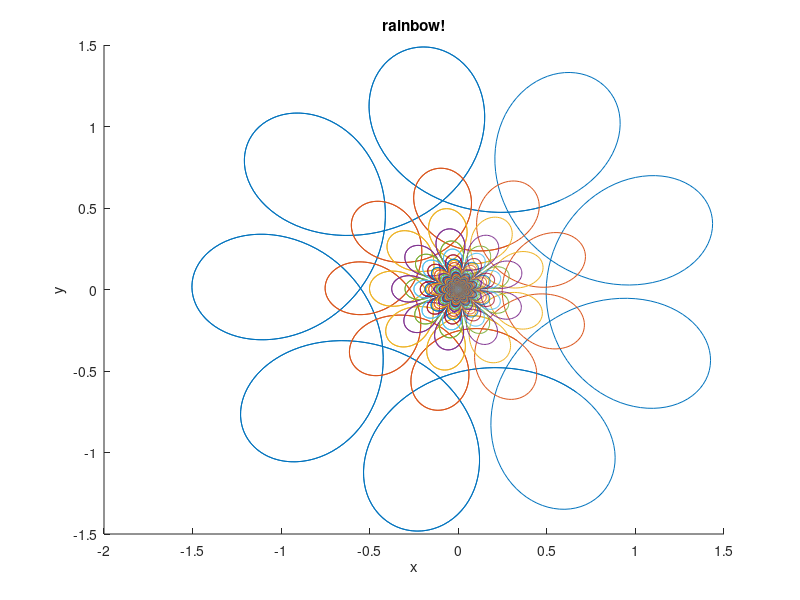

Write MATLAB code to recreate this figure.
a = 1 / 2;
b = 1 / 16;
m = 8;
n = 8;

s = 1000;

k = linspace(1, s, s);

t = linspace(-5, 5, s);


x = cos(t) - a .* cos(m * t) + b .* sin(n * t);
y = sin(t) + a .* sin(m * t) + b .* cos(n * t);
 
hold on;
title("rainbow!");
xlabel('x');
ylabel('y');
for i = 1:s
    plot(x ./ i, y ./ i);
end